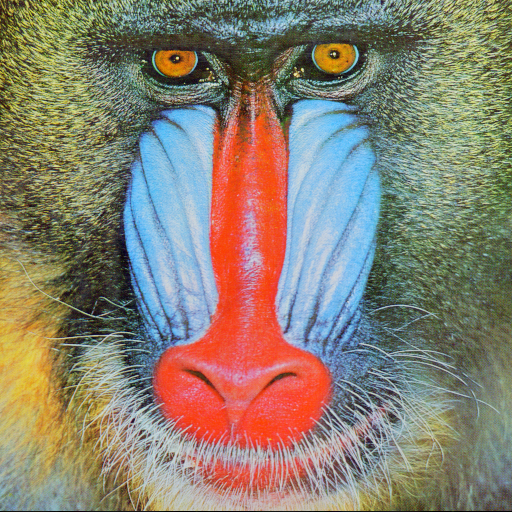
#> input picture 4_transforms_and_images_register/images/baboon_colorida.png, 512 x 512 px; its folder holds 3 pictures in this run
$ python register.py -i1 images/baboon_colorida.png -i2 images/baboon_monocromatica.png
#> lines starting #> are read from the running program, lines starting #| are printed output that depends on the picture; after the words box and inside, x2 and y2 are one past the last pixel; in counts of white or black regions, pixels touching at a corner belong together
"""
Realiza o registro de imagens, produzindo uma imagem panorâmica

Execução

registro.py [-i1 caminho da imagem 1]
[-i2 caminho da imagem 2]
[-o caminho (diretório) para salvar a imagem panorâmica]
[-d descritor de pontos de interesse]
Ex SIFT (Scale Invariant Feature Transform),
BRIEF (Robust Independent Elementary
Features),
ORB (Oriented FAST, Rotated BRIEF).
[-l limiar para considerar correspondência]
"""


import os
import cv2
import numpy as np
import argparse
from typing import Tuple, List
from scipy.spatial.distance import cdist
import time
import glob


descriptors = {
    "SIFT": cv2.SIFT_create,
    "ORB": cv2.ORB_create,
    "BRIEF": cv2.xfeatures2d.BriefDescriptorExtractor_create,
}


def read_args():
    """
    Decodifica os argumentos passados na execução do programa.
    Parâmetros de entrada:
        -i1 caminho da imagem 1 (string, obrigatório)
        -i2 caminho da imagem 2 (string, obrigatório)
        -o  diretório para salvar a imagem panorâmica (string, default '.')
        -d  descritor de pontos de interesse: SIFT (default), SURF, BRIEF, ORB
        -l  limiar para considerar correspondência (float, default 0.75)
    Saídas da função:
        - args: argumentos de entrada
    """
    parser = argparse.ArgumentParser()
    parser.add_argument(
        "-i1",
        type=str,
        required=True,
        help="caminho da imagem 1"
    )
    parser.add_argument(
        "-i2",
        type=str,
        required=True,
        help="caminho da imagem 2"
    )
    parser.add_argument(
        "-o",
        type=str,
        default=".",
        help="diretório onde salvar a imagem panorâmica e as correspondências"
    )
    parser.add_argument(
        "-d",
        type=str,
        default="SIFT",
        choices=list(descriptors.keys()),
        help="Descritor do ponto de interesse"
    )
    parser.add_argument(
        "-l",
        type=float,
        default=0.5,
        help="limiar para considerar correspondência "
    )

    return parser.parse_args()


def detect_and_descript(img: np.array, descriptor_name: str) -> Tuple[np.array]:
    """
    Detecta pontos de interesse e extrai descritores locais.

    Possíveis descritores:
        - SIFT
        - ORB
        - FAST + BRIEF

    Parâmetros de entrada:
        -img: imagem em escala de cinza
        -descriptor_name: Nome do descritor utilizado.
    Saídas da função:
        - kps : Lista de pontos de interesse detectados.
        - descs : Vetor de descritores associado aos pontos de interesse.
    """

    descriptor = descriptors[descriptor_name.upper()]()

    # O BRIEF é só um descritor, precisa um detector como o FAST
    if descriptor_name == "BRIEF":
        detector = cv2.FastFeatureDetector_create()
        kps = detector.detect(img, None)
        kps, descs = descriptor.compute(img, kps)
    else:
        kps, descs = descriptor.detectAndCompute(img, None)

    print(f'Foram encontrados {len(kps)} pontos de interesse')

    return kps, descs


def compute_descriptor_similarity(descs1: np.array, descs2: np.array) -> List:
    """
    Calcula a similaridade entre dois descritores por meio da Correlação Cruzada
    Normalizada.

    Parâmetros de entrada:
        -descs1: Descritores da primeira imagem.
        -descs2: Descritores da segunda imagem.
    Saídas da função:
        -pairs : Lista de pares de correspondências obtidas por meio de k-NN.
    """

    d1 = descs1.astype(np.float64)
    d2 = descs2.astype(np.float64)

    # Aplica a fórmula da Correlação
    # Subtrai a média de cada descritor para centralizar em zero
    d1c = d1 - d1.mean(axis=1, keepdims=True)
    d2c = d2 - d2.mean(axis=1, keepdims=True)

    # Cálcula a norma de cada descritor
    n1 = np.linalg.norm(d1c, axis=1, keepdims=True)
    n2 = np.linalg.norm(d2c, axis=1, keepdims=True)

    # Normaliza os descritores
    d1n = np.divide(d1c, n1, where=n1 > 0, out=np.zeros_like(d1c))
    d2n = np.divide(d2c, n2, where=n2 > 0, out=np.zeros_like(d2c))

    # Coeficientes de Correlação para todos os pares de descritores
    corr = d1n @ d2n.T

    # Melhores correlações
    best_idx = np.argmax(corr, axis=1)

    # Salva para cada descritor d1 sua maior correlação com d2
    matches = []
    for i in range(len(d1)):
        j = int(best_idx[i])
        matches.append(cv2.DMatch(i, j, float(1.0 - corr[i, j])))

    return matches, corr


def get_best_pairs(matches: list, corr: np.array, limiar: float) -> List:
    """
    Seleciona as correspondências cuja correlação de Pearson é maior ou
    igual ao limiar definido pelo usuário.


    Parâmetros de entrada:
        -matches: Lista de matches.
        -corr: Matriz de correlação.
        -limiar : Correlação mínima para aceitar a correspondência (0 a 1).
    Saídas da função:
        -best : Correspondências consideradas válidas (acima do limiar).
    """

    # le a lista de melhores correspondências e filtra as maiores que o limiar
    # para separar as válidas
    best = []
    for m in matches:
        if corr[m.queryIdx, m.trainIdx] >= limiar:
            best.append(m)
    return best


def estimate_homography(kps1: list, kps2: list, best_pairs: list) -> Tuple:
    """
    Estima a matriz de homografia entre as imagens. Utiliza o algoritmo
    RANSAC (RANdom SAmple Consensus)

    Parâmetros de entrada:
        -kps1: Pontos de interesse da imagem 1.
        -kps2: Pontos de interesse da imagem 2.
        -best_pairs: melhores correspondências
    Saídas da função:
        -H : Matriz de homografia 3x3.
        -mask: Máscara indicando as correspondências encontrados pelo RANSAC.
    """

    # Erro para o caso com menos de 4 correspondências (homografia exige 4)
    if len(best_pairs) < 4:
        raise ValueError(
            f"{len(best_pairs)} correspondêncis encontradas"
            "o cálculo da homografia exige no mínimo 4."
        )

    # Salva os pontos de interesse que possuem as correspondências válidas
    pts1 = np.float32([kps1[m.queryIdx].pt for m in best_pairs])
    pts2 = np.float32([kps2[m.trainIdx].pt for m in best_pairs])

    # Cálculo da matriz de homografia e da máscara binária com as correspondências
    H, mask = cv2.findHomography(pts1, pts2, cv2.RANSAC, 4)

    print('Matriz de homografia')
    print(H)
    return H, mask


def get_perspective(img1: np.array, img2: np.array, H: np.array):
    """
    Aplica a transformação projetiva de perspectiva na imagem 1.
    Calcula automaticamente a dimensão da image de saída para evitar
    cortes.

    Parâmetros de entrada:
        -img1: imagem 1.
        -img2: imagem 2.
        -H: matriz de homografia
    Saídas da função:
        -img1_perspective: Imagem 1 transformada.
        -dx: deslocamento em x
        -dy: deslocamento em y
    """

    # Dimensões das imagens
    h_1, w_1 = img1.shape[:2]
    h_2, w_2 = img2.shape[:2]

    # definição dos 4 vértices da imagem 1
    corners_1 = np.float32([[0, 0], [0, h_1], [w_1, h_1], [w_1, 0]]).reshape(-1, 1, 2)

    # Aplicação da transformação de perspectiva com a matriz de homografia
    # Para descobrir qual será a dimensão de saída
    proj_corners_1 = cv2.perspectiveTransform(corners_1, H)

    # definição dos 4 vértices da imagem 2
    corners_2 = np.float32([[0, 0], [0, h_2], [w_2, h_2], [w_2, 0]]).reshape(-1, 1, 2)

    # Obtém os novos cantos após a junção dos cantos após transformar
    corners = np.concatenate((proj_corners_1, corners_2), axis=0)

    # Novos valores inteiros para os limites
    x_min, y_min = np.floor(corners.min(axis=0).ravel()).astype(int)
    x_max, y_max = np.ceil(corners.max(axis=0).ravel()).astype(int)

    # Matriz de translação para deslocar valores negativos de limites para 0
    T = np.array([
        [1, 0, -x_min],
        [0, 1, -y_min],
        [0, 0, 1],
    ], dtype=np.float64)

    # Tamanho calculado para a imagem de saída
    output_shape = (x_max - x_min, y_max - y_min)

    # Aplicação da transformação de perspectiva
    img1_perspective = cv2.warpPerspective(img1, T @ H, output_shape)

    return img1_perspective, -x_min, -y_min


def get_panoram(img2: np.array, img1_perspective: np.array, dx: int, dy:int) -> np.array:
    """
    Combina a segunda imagem com a imagem 1 transformada com a imagem 2 para
    montar o panorama.

    Parâmetros de entrada:
        -img2: imagem 2.
        -img1_perspective:  Imagem 1 transformada..
        -dx: deslocamento em x
        -dy: deslocamento em y
    Saídas da função:
        -panoramic: Imagem panorâmica final.
    """

    # dimensões da imagem 2
    h_2, w_2 = img2.shape[:2]

    # região onde a imagem 2 será inserida
    # Considera o deslocamento feito em get perspective
    region = img1_perspective[dy:dy + h_2, dx:dx + w_2]

    # máscara dos valores válidos da imagem 2
    # Elimina possíveis bordas com valor 0
    mask_2 = np.any(img2 > 0, axis=2)

    # insere os pixels válidos da imagem 2 na região correta
    region[mask_2] = img2[mask_2]

    # A operação anterior já modifica img1_perspective
    # Criei uma cópia em outra variável
    panoramic = img1_perspective.copy()

    return panoramic


def draw_correspondencies(
    img1: np.array,
    img2: np.array,
    kps1: list,
    kps2: list,
    best_pairs: list,
    mask: np.array
):
    """
    Desenha as correspondências válidas entre as imagens.

    Parâmetros de entrada:
        -img1 : Primeira imagem.
        -img2 : Segunda imagem.
        -kps1 : Pontos de interesse da imagem 1.
        -kps2 : Pontos de interesse da imagem 2.
        -best_pairs : Correspondências válidas.
        -mask : Máscara de correspondências do RANSAC.
    Saídas da função:
        -cors: Imagem contendo as correspondências desenhadas.
    """
    # Transforma a máscara de corresponência em uma lista
    matches_mask = mask.ravel().tolist()

    # Desenha as ligações dos pares
    cors = cv2.drawMatches(
        img1, kps1, img2, kps2, best_pairs, None,
        matchColor=(0, 255, 0),
        singlePointColor=None,
        matchesMask=matches_mask,
        flags=cv2.DrawMatchesFlags_NOT_DRAW_SINGLE_POINTS,
    )
    return cors


def registry(
    img1: np.ndarray,
    img2: np.ndarray,
    limiar: float = 0.75,
    descriptor: str = 'SIFT'
) -> Tuple[np.array]:
    """
    Executa o pipeline completo de registro de imagens.

    Etapas:
        1. Conversão para escala de cinza.
        2. Detecção de keypoints.
        3. Extração de descritores.
        4. Correspondência dos descritores.
        5. Teste da razão de Lowe.
        6. Estimação da homografia com RANSAC.
        7. Transformação projetiva.
        8. Construção do panorama.
        9. Desenho das correspondências.

    Parâmetros de entrada:
        -img1 : Primeira imagem.
        -img2 : Segunda imagem.
        -limiar: limiar definido pelo usuário (default 0.75)
        -descriptor: Descritor utilizado (SIFT, SURF, ORB ou BRIEF)
    Saídas da função:
        -panoram: Imagem panorâmica resultante.
        -cors: Imagem com as correspondências encontradas.
    """
    descriptor = descriptor.upper()

    # (1) Converter as imagens coloridas de entrada em imagens de níveis de cinza.
    img1_g = cv2.cvtColor(img1, cv2.COLOR_BGR2GRAY)
    img2_g = cv2.cvtColor(img2, cv2.COLOR_BGR2GRAY)

    # (2) Encontrar pontos de interesse e descritores invariantes locais para o par de imagens.
    kps1, descs1 = detect_and_descript(img1_g, descriptor)
    kps2, descs2 = detect_and_descript(img2_g, descriptor)

    # (3) computar distâncias (similaridades) entre cada descritor das duas imagens.
    matches, corr = compute_descriptor_similarity(descs1, descs2)

    # (4) selecionar as melhores correspondências para cada descritor de imagem.
    best_pairs = get_best_pairs(matches, corr, limiar)

    # (5) executar a técnica RANSAC (RANdom SAmple Consensus) para estimar a matriz de homografia
    H, mask = estimate_homography(kps1, kps2, best_pairs)

    # (6) aplicar uma projeção de perspectiva (cv2.warpPerspective) para alinhar as imagens.
    perspective, dx, dy = get_perspective(img1, img2, H)

    # (7) unir as imagens alinhadas e criar a imagem panorâmica.
    panoram = get_panoram(img2, perspective, dx, dy)

    # (8) desenhar retas entre pontos correspondentes no par de imagens.
    cors = draw_correspondencies(img1, img2, kps1, kps2, best_pairs, mask)

    return panoram, cors


def get_processing_time(images_path = 'images'):
    """
    Calcula o tempo de processamento de cada técnica

    Parâmetros de entrada:
        -images_path : Caminho das imagens de entrada
    Saídas da função:
        -processing_times: Tempos de processamento
    """

    imgs_a = glob.glob(os.path.join(images_path, '*A.jpg'))
    imgs_b = glob.glob(os.path.join(images_path, '*B.jpg'))


    processing_times = {"SIFT": [], "ORB": [], "BRIEF": []}
    for descriptor in ["SIFT", "ORB", "BRIEF"]:
        for img_a_p, img_b_p in zip(imgs_a, imgs_b):
            print(descriptor)
            print(img_a_p, img_b_p)
            img_a = cv2.imread(img_a_p)
            img_b = cv2.imread(img_b_p)
            start = time.time()
            _, _ = registry(
                img_a,
                img_b,
                limiar=0.75,
                descriptor=descriptor
            )
            end = time.time()
            print(f'processing time: {end - start} s')
            print('-------------------------------')
            processing_times.setdefault(descriptor, []).append(end - start)

    return processing_times


def main():
    start = time.time()
    args = read_args()


    img1 = cv2.imread(args.i1)
#> img1 is the input picture: shape (512, 512, 3); mean B, G, R 113.1, 128.9, 137.4
    img2 = cv2.imread(args.i2)
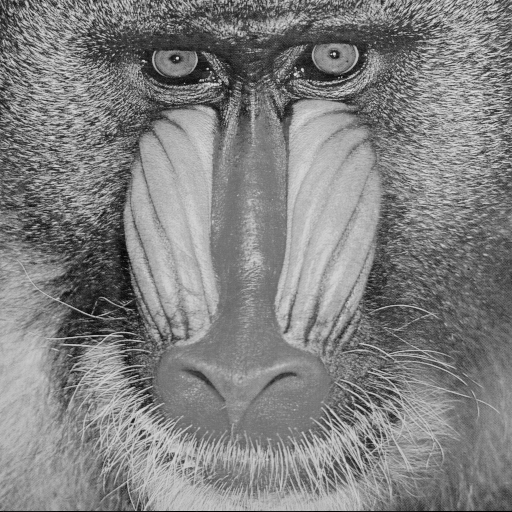
#> input picture 4_transforms_and_images_register/images/baboon_monocromatica.png, 512 x 512 px
#> img2 is the input picture: shape (512, 512, 3); min 0, max 230, mean 129.1


    nome1 = os.path.basename(args.i1).split('.')[0]
    nome2 = os.path.basename(args.i2).split('.')[0]
    img_name = f"{nome1}_{nome2}"

    panoram, cors = registry(
        img1,
        img2,
        limiar=args.l,
        descriptor=args.d
    )
#> in detect_and_descript, `kps, descs = descriptor.detectAndCompute(img, None)`: kps = 3046 keypoints; strongest (x, y, size): (177, 58, 1.9), (334, 54, 2), (302, 69, 2.1), (133, 421, 2.3)
#| Foram encontrados 3046 pontos de interesse
#> in registry, `kps1, descs1 = detect_and_descript(img1_g, descriptor)`: kps1 has the same summary as kps in detect_and_descript
#> in detect_and_descript (call 2), `kps, descs = descriptor.detectAndCompute(img, None)`: kps = 3056 keypoints; strongest (x, y, size): (177, 58, 1.9), (334, 54, 2), (302, 69, 2.1), (133, 421, 2.3)
#| Foram encontrados 3056 pontos de interesse
#> in registry, `kps2, descs2 = detect_and_descript(img2_g, descriptor)`: kps2 has the same summary as kps in detect_and_descript
#> in compute_descriptor_similarity, `d2c = d2 - d2.mean(axis=1, keepdims=True)`:
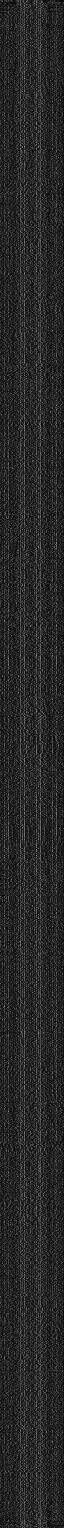
#> d2c: shape (3056, 128) float64 (shown at 1/2 size); min -36.91, max 197.9, mean 0; drawn with min black and max white
#> in compute_descriptor_similarity, `n1 = np.linalg.norm(d1c, axis=1, keepdims=True)`: n1 = 3046 values, max 472 at index 1623, min 295.9 at index 2935, mean 389
#> in compute_descriptor_similarity, `n2 = np.linalg.norm(d2c, axis=1, keepdims=True)`: n2 = 3056 values, max 470.8 at index 1632, min 296.4 at index 2944, mean 388.6
#> in compute_descriptor_similarity, `corr = d1n @ d2n.T`:
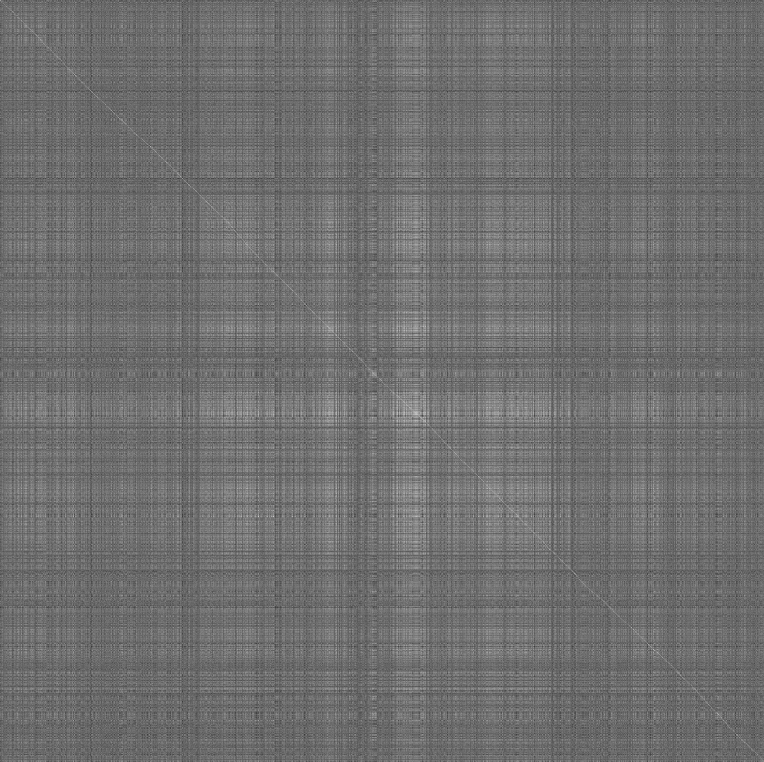
#> corr: shape (3046, 3056) float64 (shown at 1/4 size); min -0.482, max 1, mean 0.167; drawn with min black and max white
#> in compute_descriptor_similarity, `best_idx = np.argmax(corr, axis=1)`: best_idx = 3046 values, max 3055 at index 3045, min 0 at index 0, mean 1525.1
#> the loop in compute_descriptor_similarity, `for i in range(len(d1)):` made 3046 passes
#> j on passes 1 to 3: 0, 1, 2
#> after the loop in compute_descriptor_similarity, `for i in range(len(d1)):`: matches = 3046 matches
#> after the loop in get_best_pairs, `for m in matches:`: best = 3044 matches
#> in estimate_homography, `pts1 = np.float32([kps1[m.queryIdx].pt for m in best_pairs])`: pts1 = 3044 pairs, first value 2.86 to 509.1, second value 2.37 to 509.1
#> in estimate_homography, `pts2 = np.float32([kps2[m.trainIdx].pt for m in best_pairs])`: pts2 = 3044 pairs, first value 2.85 to 509.1, second value 2.38 to 509.2
#> in estimate_homography, `H, mask = cv2.findHomography(pts1, pts2, cv2.RANSAC, 4)`: H = [[1, -7.65e-06, -0.000145], [2.17e-06, 1, 0.00266], [3.91e-08, -7.87e-08, 1]]; mask = 3044 values, max 1 at index 0, min 0 at index 5, mean 0.925
#| [[ 1.00000775e+00 -7.65386732e-06 -1.44770440e-04]
#|  [ 2.17225417e-06  9.99967356e-01  2.65592595e-03]
#|  [ 3.90757703e-08 -7.87168039e-08  1.00000000e+00]]
#> in get_perspective, `proj_corners_1 = cv2.perspectiveTransform(corners_1, H)`: proj_corners_1 = [[-0.000145, 0.00266], [-0.00406, 512], [512, 512], [512, 0.00377]]
#> in get_perspective, `corners = np.concatenate((proj_corners_1, corners_2), axis=0)`: corners = [[-0.000145, 0.00266], [-0.00406, 512], [512, 512], [512, 0.00377], [0, 0], [0, 512], [512, 512], [512, 0]]
#> in get_perspective, `x_min, y_min = np.floor(corners.min(axis=0).ravel()).astype(int)`: x_min = -1; y_min = 0
#> in get_perspective, `x_max, y_max = np.ceil(corners.max(axis=0).ravel()).astype(int)`: x_max = 513
#> in get_perspective, `T = np.array([ [1, 0, -x_min], [0, 1, -y_min], [0, 0, 1], ], dtype=np...`: T = [[1, 0, 1], [0, 1, 0], [0, 0, 1]]
#> in get_perspective, `output_shape = (x_max - x_min, y_max - y_min)`: output_shape = (514, 513)
#> in get_perspective, `img1_perspective = cv2.warpPerspective(img1, T @ H, output_shape)`:
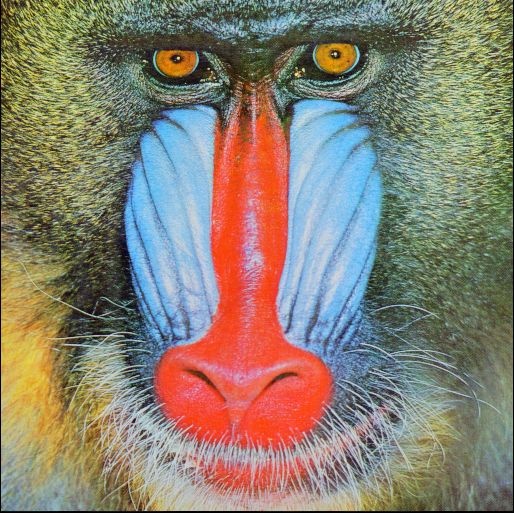
#> img1_perspective: shape (513, 514, 3); mean B, G, R 112.5, 128.1, 136.6
#> in registry, `perspective, dx, dy = get_perspective(img1, img2, H)`: dx = 1; dy = 0
#> in get_panoram, `mask_2 = np.any(img2 > 0, axis=2)`:
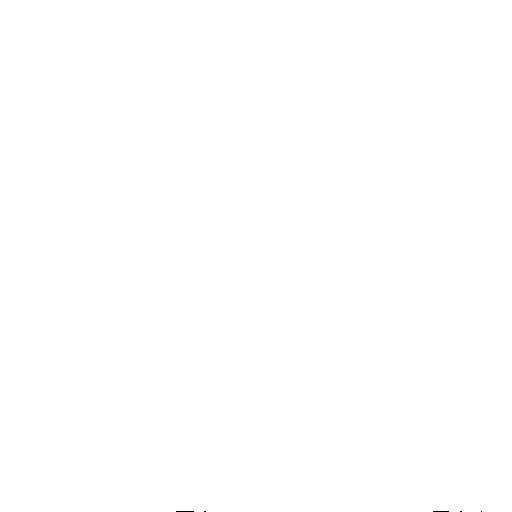
#> mask_2: shape (512, 512) bool; 100% white; black in thin lines or dots, all inside (x1, y1, x2, y2) = (176, 511, 482, 512)
#> in get_panoram, `panoramic = img1_perspective.copy()`:
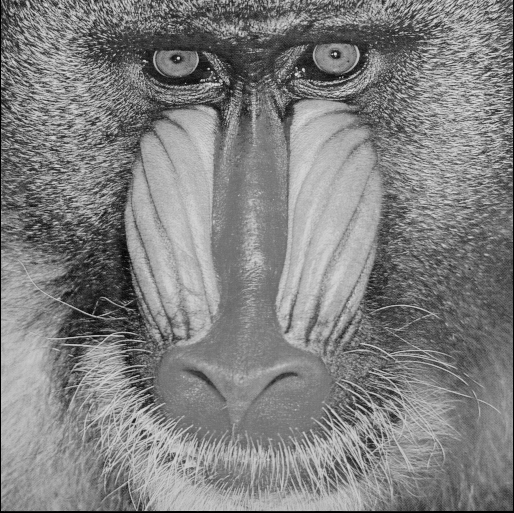
#> panoramic: shape (513, 514, 3); mean B, G, R 128.4, 128.4, 128.4
#> in draw_correspondencies, `matches_mask = mask.ravel().tolist()`: matches_mask has the same summary as mask in estimate_homography
#> in draw_correspondencies, `cors = cv2.drawMatches( img1, kps1, img2, kps2, best_pairs, None, matc..`:
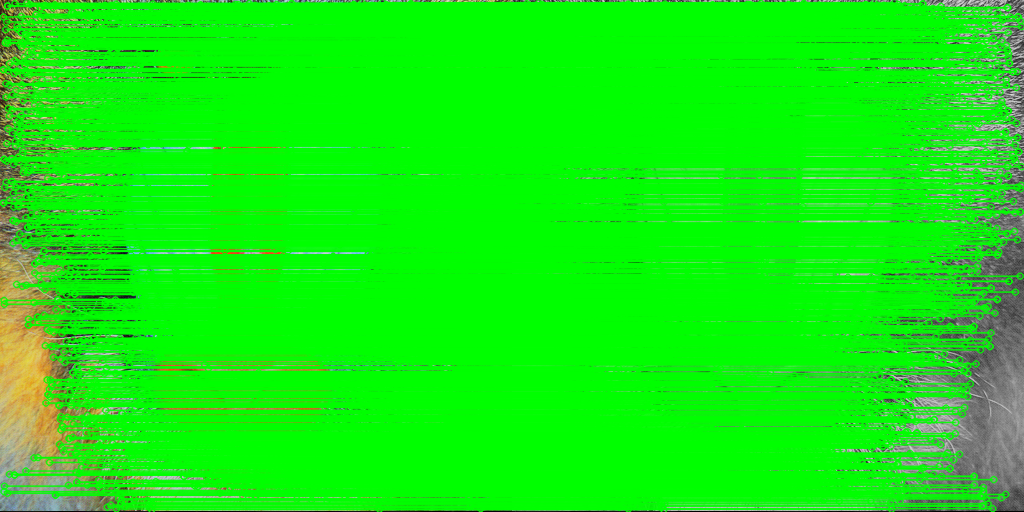
#> cors: shape (512, 1024, 3); mean B, G, R 16.1, 236.7, 19.9

    os.makedirs(args.o, exist_ok=True)
    panorama_path = os.path.join(args.o, f'{img_name}_{args.l}_{args.d}_panoram.jpg')
    correspondencies_path = os.path.join(args.o, f'{img_name}_{args.l}_{args.d}_correspondencies.jpg')
    cv2.imwrite(panorama_path, panoram)
    cv2.imwrite(correspondencies_path, cors)


    end = time.time()
    print(f'processing time: {end - start} s')


if __name__ == "__main__":
    main()
